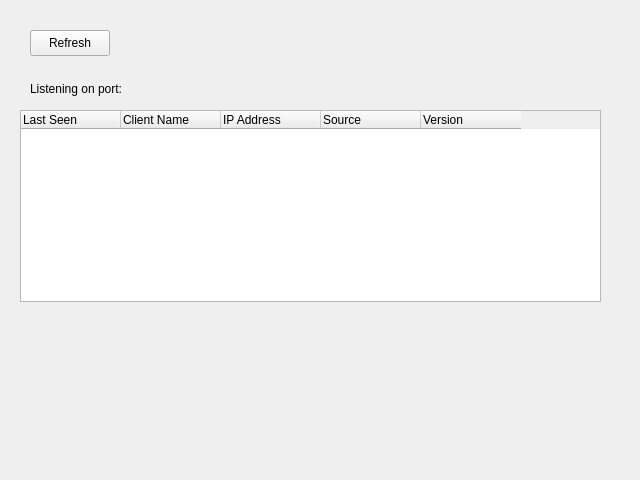
<?xml version="1.0" encoding="UTF-8"?>
<ui version="4.0">
 <class>beam</class>
 <widget class="QWidget" name="beam">
  <property name="geometry">
   <rect>
    <x>0</x>
    <y>0</y>
    <width>640</width>
    <height>480</height>
   </rect>
  </property>
  <property name="windowTitle">
   <string>Beam</string>
  </property>
  <property name="displayName" stdset="0">
   <string>Beam</string>
  </property>
  <widget class="QTableWidget" name="host_status">
   <property name="geometry">
    <rect>
     <x>20</x>
     <y>110</y>
     <width>581</width>
     <height>192</height>
    </rect>
   </property>
   <column>
    <property name="text">
     <string>Last Seen</string>
    </property>
    <property name="textAlignment">
     <set>AlignLeading|AlignVCenter</set>
    </property>
   </column>
   <column>
    <property name="text">
     <string>Client Name</string>
    </property>
    <property name="textAlignment">
     <set>AlignLeading|AlignVCenter</set>
    </property>
   </column>
   <column>
    <property name="text">
     <string>IP Address</string>
    </property>
    <property name="textAlignment">
     <set>AlignLeading|AlignVCenter</set>
    </property>
   </column>
   <column>
    <property name="text">
     <string>Source</string>
    </property>
    <property name="textAlignment">
     <set>AlignLeading|AlignVCenter</set>
    </property>
   </column>
   <column>
    <property name="text">
     <string>Version</string>
    </property>
    <property name="textAlignment">
     <set>AlignLeading|AlignVCenter</set>
    </property>
   </column>
  </widget>
  <widget class="QLabel" name="port_label">
   <property name="geometry">
    <rect>
     <x>30</x>
     <y>80</y>
     <width>221</width>
     <height>18</height>
    </rect>
   </property>
   <property name="text">
    <string>Listening on port:</string>
   </property>
  </widget>
  <widget class="QPushButton" name="refresh_button">
   <property name="geometry">
    <rect>
     <x>30</x>
     <y>30</y>
     <width>80</width>
     <height>26</height>
    </rect>
   </property>
   <property name="text">
    <string>Refresh</string>
   </property>
  </widget>
 </widget>
 <resources/>
 <connections/>
</ui>
